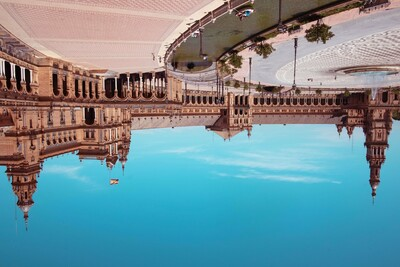
#> input picture image-processing/data/chapter-1/sevilleup.jpg, 400 x 267 px
$ python exe_2.py
#> lines starting #> are read from the running program, lines starting #| are printed output that depends on the picture
import numpy as np
from matplotlib import pyplot as plt


def show_image(image, title='Image', cmap_type='gray'):
    plt.imshow(image, cmap=cmap_type)
    plt.title(title)
    plt.axis('off')
    plt.show()


flipped_seville = plt.imread('../data/chapter-1/sevilleup.jpg')
#> flipped_seville is the input picture: shape (267, 400, 3); mean R, G, B 113.5, 143, 151.1
# Flip the image vertically
seville_vertical_flip = np.flipud(flipped_seville)
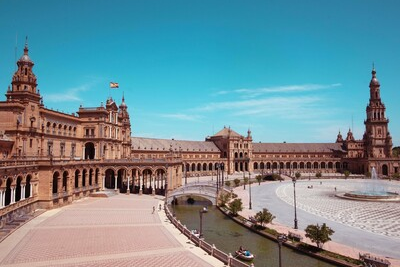
#> seville_vertical_flip: shape (267, 400, 3); mean R, G, B 113.5, 143, 151.1

# Flip the image horizontally
seville_horizontal_flip = np.fliplr(flipped_seville)
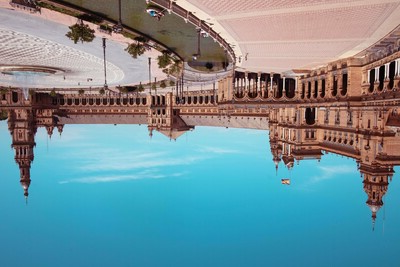
#> seville_horizontal_flip: shape (267, 400, 3); mean R, G, B 113.5, 143, 151.1

# The original, flipped image
show_image(flipped_seville, 'Flipped Seville')

# Show the resulting image
show_image(seville_horizontal_flip, 'Seville')
